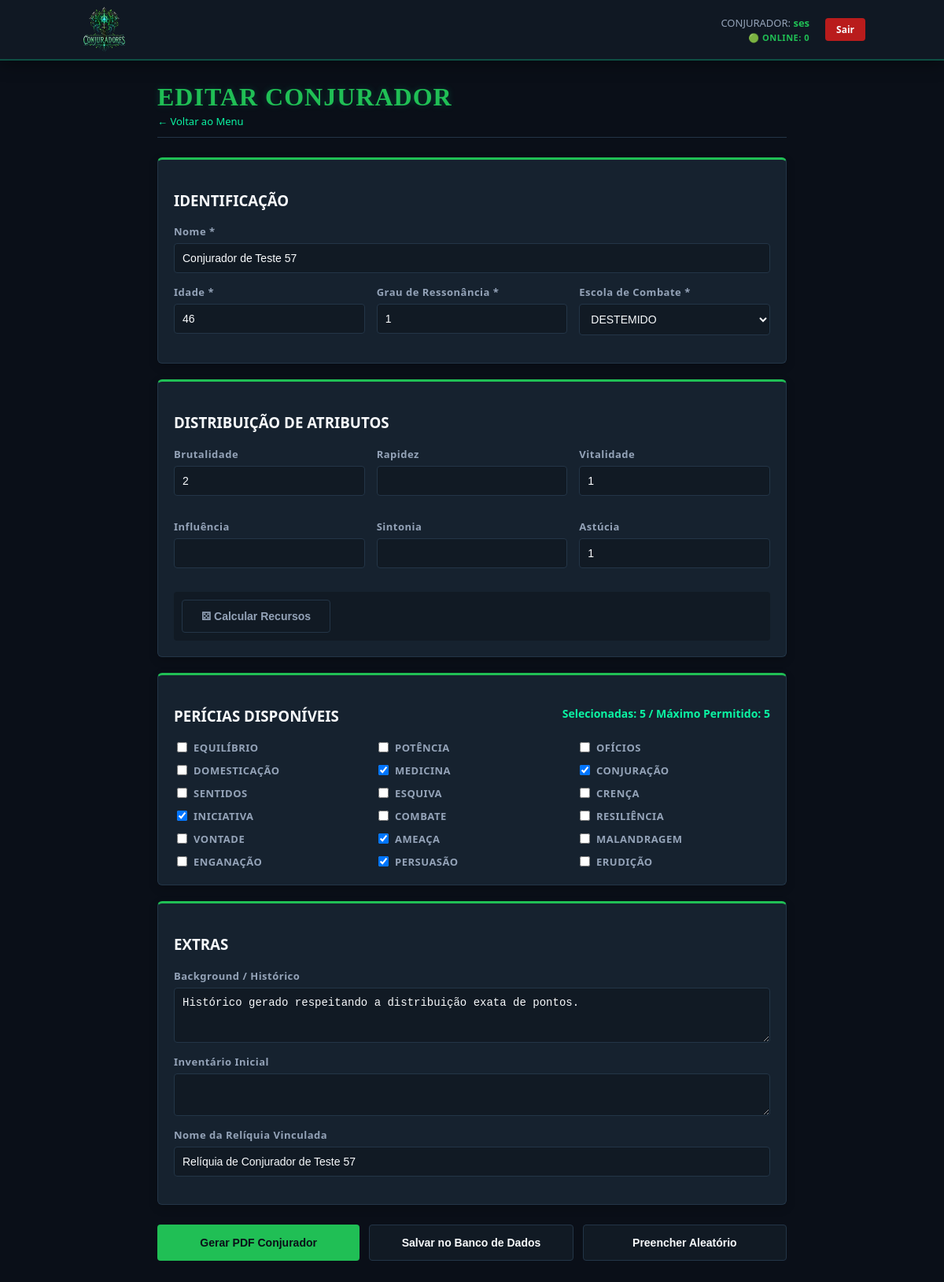
Screenshot of /edit/conjurador/23 (signed in) with the database file from the repository.
### tables this page shows
CREATE TABLE usuarios (
                id INTEGER PRIMARY KEY AUTOINCREMENT,
                username TEXT UNIQUE NOT NULL,
                password TEXT NOT NULL
            , last_active TIMESTAMP);

CREATE TABLE conjuradores (
                id INTEGER PRIMARY KEY AUTOINCREMENT,
                usuario_id INTEGER NOT NULL DEFAULT 1,
                nome TEXT NOT NULL, idade INTEGER, grau INTEGER, escola TEXT,
                brutalidade INTEGER, astucia INTEGER, sintonizacao INTEGER,
                vitalidade INTEGER, sinto_atrib INTEGER, pericias TEXT,
                passiva_escola TEXT, vida_max INTEGER, conexao_max INTEGER,
                reliquia TEXT, historio TEXT
            );

### controllers/sheet_controller.py (the view)
@sheet_bp.route('/edit/<sheet_type>/<int:entity_id>')
@login_required
def edit_entity(sheet_type, entity_id):
    if sheet_type not in ['conjurador', 'conjuracao', 'familiar', 'reliquia']:
        return "Not Found", 404
    entity = CharacterModel.get_entity_by_id(sheet_type, entity_id)
    if not entity:
        return f"{sheet_type.capitalize()} não encontrado(a)", 404
    if 'usuario_id' in entity.keys() and entity['usuario_id'] != current_user.id:
        abort(403)
    return render_template(f'{sheet_type}.html', constants=constants, sheet_type=sheet_type, entity=entity)

### app.py (called while the page is built)
@app.before_request
def update_user_activity():
    if current_user.is_authenticated:
        conn = sqlite3.connect('database.db')
        cursor = conn.cursor()
        cursor.execute("UPDATE usuarios SET last_active = ? WHERE id = ?",
                       (datetime.now(), current_user.id))
        conn.commit()
        conn.close()

@app.after_request
def add_header(response):
    response.headers["Cache-Control"] = "no-cache, no-store, must-revalidate"
    response.headers["Pragma"] = "no-cache"
    response.headers["Expires"] = "0"
    return response

@login_manager.user_loader
def load_user(user_id):
    return Usuario.get_by_id(int(user_id))

### models/character.py (called while the page is built)
    @staticmethod
    def get_entity_by_id(sheet_type, entity_id):
        tabelas = {"conjuracao": "conjuracoes", "conjurador": "conjuradores", "familiar": "familiares", "reliquia": "reliquias"}
        conn = sqlite3.connect(DB_PATH)
        conn.row_factory = sqlite3.Row
        cursor = conn.cursor()
        cursor.execute(f"SELECT * FROM {tabelas[sheet_type]} WHERE id = ?", (entity_id,))
        row = cursor.fetchone()
        conn.close()
        return row

### models/user.py (called while the page is built)
    @staticmethod
    def get_by_id(user_id):
        conn = sqlite3.connect('database.db')
        cursor = conn.cursor()
        cursor.execute("SELECT id, username, password FROM usuarios WHERE id = ?", (user_id,))
        row = cursor.fetchone()
        conn.close()
        return Usuario(row[0], row[1], row[2]) if row else None

### templates/conjurador.html (shortened to what this page needs)
{% extends 'base.html' %}
{% block content %}
<div class="header">
    <h1>{% if entity %}EDITAR CONJURADOR{% else %}FICHA DE CONJURADOR{% endif %}</h1>
    <a href="/" class="link-voltar">← Voltar ao Menu</a>
</div>
<form id="sheetForm" action="{% if entity %}/save_and_process/{{ sheet_type }}/{{ entity.id }}{% else %}/save_and_process/{{ sheet_type }}{% endif %}" method="POST">
    <div class="card">
        <h3>IDENTIFICAÇÃO</h3>
        <div class="form-group">
            <label>Nome *</label>
            <input type="text" name="NOME" id="NOME" value="{{ entity.nome if entity else (entity.NOME if entity else '') }}" required>
        </div>
        <div class="grid-3">
            <div class="form-group">
                <label>Idade *</label>
                <input type="number" name="IDADE" id="IDADE" value="{{ entity.idade if entity else (entity.IDADE if entity else '20') }}" required>
            </div>
            <div class="form-group">
                <label>Grau de Ressonância *</label>
                <input type="number" name="GRAU" id="GRAU" value="{{ entity.grau if entity else (entity.GRAU if entity else '1') }}" required onchange="calculateResources()">
            </div>
            <div class="form-group">
                <label>Escola de Combate *</label>
                <select name="ESCOLA" id="ESCOLA" required onchange="document.getElementById('escola_hidden').value = this.value;">
                    {% for e in constants.ESCOLAS %}
                    <option value="{{ e }}" {% if entity and (entity.escola == e or entity.ESCOLA == e) %}selected{% endif %}>{{ e }}</option>
                    {% endfor %}
                </select>
            </div>
        </div>
    </div>
    <div class="card">
        <h3>DISTRIBUIÇÃO DE ATRIBUTOS</h3>
        <div class="grid-3">
            <div class="form-group"><label>Brutalidade</label><input type="number" class="attr-input" name="BRUTALIDADE" id="BRUTALIDADE" value="{{ entity.brutalidade if entity else (entity.BRUTALIDADE if entity else '1') }}" min="0" max="3"></div>
            <div class="form-group"><label>Rapidez</label><input type="number" class="attr-input" name="RAPIDEZ" id="RAPIDEZ" value="{{ entity.rapidez if entity else (entity.RAPIDEZ if entity else '1') }}" min="0" max="3"></div>
            <div class="form-group"><label>Vitalidade</label><input type="number" class="attr-input" name="VITALIDADE" id="VITALIDADE" value="{{ entity.vitalidade if entity else (entity.VITALIDADE if entity else '1') }}" min="0" max="3" onchange="calculateResources()"></div>
            <div class="form-group"><label>Influência</label><input type="number" class="attr-input" name="INFLUÊNCIA" id="INFLUÊNCIA" value="{{ entity.influencia if entity else (entity.INFLUÊNCIA if entity else '1') }}" min="0" max="3"></div>
            <div class="form-group">
    <label>Sintonia</label>
    <input type="number" class="attr-input" name="SINTONIA" id="SINTONIA" value="{{ entity.sintonia if entity else (entity.SINTONIA if entity else '1') }}" min="0" max="3" onchange="calculateResources()">
</div>
            <div class="form-group"><label>Astúcia</label><input type="number" class="attr-input" name="ASTÚCIA" id="ASTÚCIA" value="{{ entity.astucia if entity else (entity.ASTÚCIA if entity else '1') }}" min="0" max="3" onchange="updatePericiasCount()"></div>
        </div>
        <div class="resource-box">
            <button type="button" class="btn btn-secondary" onclick="calculateResources()">⚄ Calcular Recursos</button>
        </div>
    </div>
    <div class="card">
        <h3>PERÍCIAS DISPONÍVEIS <span id="periciasCount" class="pericias-count"></span></h3>
        <div class="checkbox-group">
            {% for p in constants.PERICIAS_DISP %}
            <div class="checkbox-item">
                <input type="checkbox" name="pericias" value="{{ p }}" id="p_{{ p }}" onchange="validatePericiasLimit(this)"
                {% if entity and (p in entity.pericias or (entity.PERICIAS and p in entity.PERICIAS)) %}checked{% endif %}>
                <label for="p_{{ p }}">{{ p }}</label>
            </div>
            {% endfor %}
        </div>
    </div>
    <div class="card">
        <h3>EXTRAS</h3>
        <div class="form-group"><label>Background / Histórico</label><textarea name="BACKGROUND" id="BACKGROUND" rows="3">{{ entity.historio if entity else (entity.BACKGROUND if entity else '') }}</textarea></div>
        <div class="form-group"><label>Inventário Inicial</label><textarea name="INVENTARIO" id="INVENTARIO" rows="2">{{ entity.inventario if entity else (entity.INVENTARIO if entity else '') }}</textarea></div>
        <div class="form-group"><label>Nome da Relíquia Vinculada</label><input type="text" name="RELIQUIA" id="RELIQUIA" value="{{ entity.reliquia if entity else (entity.RELIQUIA if entity else '') }}"></div>
    </div>
    <div class="form-actions-group">
        <button type="button" class="btn" onclick="submeterFormulario('pdf')">Gerar PDF Conjurador</button>
        <button type="button" class="btn btn-secondary" onclick="submeterFormulario('database')">Salvar no Banco de Dados</button>
        <button type="button" class="btn btn-secondary" onclick="activateTestMode()">Preencher Aleatório</button>
    </div>
</form>
{% endblock %}

### templates/base.html (shortened to what this page needs)
<!DOCTYPE html>
<html lang="pt-br">
    <head>
        <link rel="stylesheet" href="{{ url_for('static', filename='css/style.css') }}">
    </head>
    <body>
        <nav class="main-navbar">
            <div class="nav-container">
                <a href="/" class="nav-logo-link">
                    <img src="{{ url_for('static', filename='logo_conjuradores.png') }}" alt="Logo Conjuradores" class="nav-logo">
                </a>
                <div class="nav-right-side">
                    <div class="nav-status-info">
                        {% if current_user.is_authenticated %}
                            <p class="nav-user-label">CONJURADOR: <strong>{{ current_user.username }}</strong></p>
                        {% else %}
                            <p class="nav-user-label visitor">Modo Visitante</p>
                        {% endif %}
                        <span class="nav-online-count">🟢 ONLINE: <span id="user-count">0</span></span>
                    </div>
                    <div class="nav-auth-actions">
                        {% if current_user.is_authenticated %}
                            <a href="{{ url_for('auth.logout') }}" class="btn-nav btn-nav-danger">Sair</a>
                        {% else %}
                            <a href="{{ url_for('auth.login') }}" class="btn-nav btn-nav-primary">Entrar</a>
                            <a href="{{ url_for('auth.register') }}" class="btn-nav btn-nav-secondary">Registrar</a>
                        {% endif %}
                    </div>
                </div>
            </div>
        </nav>
        <div class="container">
            {% block content %}{% endblock %}
        </div>
    </body>
</html>

### static/css/style.css (style rules this page uses)
:root { --bg: #0a0f18; --panel: #111a24; --card: #16222f; --border: #233547; --accent: #20bf55; --accent2: #0bf4a3; --text: #f8fafc; --muted: #94a3b8; }
body { background: var(--bg); color: var(--text); font-family: 'Segoe UI', sans-serif; margin: 0; padding: 0; }
.main-navbar { position: fixed; top: 0; left: 0; width: 100%; height: 75px; background-color: rgba(17, 26, 36, 0.95); backdrop-filter: blur(10px); border-bottom: 2px solid rgba(11, 244, 163, 0.25); box-shadow: 0 4px 20px rgba(0, 0, 0, 0.4); z-index: 9999; }
.nav-container { max-width: 1000px; margin: 0 auto; height: 100%; display: flex; align-items: center; justify-content: space-between; padding: 0 20px; }
.nav-logo-link { display: flex; align-items: center; height: 100%; }
.nav-logo { height: 65px; width: auto; transition: transform 0.3s ease; }
.nav-right-side { display: flex; align-items: center; gap: 20px; }
.nav-status-info { display: flex; flex-direction: column; align-items: flex-end; text-align: right; }
.nav-user-label { margin: 0; font-size: 13px; color: var(--muted); }
.nav-user-label strong { color: var(--accent); }
.nav-online-count { font-size: 11px; color: var(--accent); font-weight: bold; margin-top: 2px; letter-spacing: 0.5px; }
.nav-auth-actions { display: flex; gap: 8px; }
.btn-nav { padding: 6px 14px; font-size: 12px; font-weight: bold; border-radius: 4px; text-decoration: none; cursor: pointer; transition: all 0.2s; }
.btn-nav-danger { background: #b91c1c; color: #f8fafc; border: none; }
.container { max-width: 800px; margin: 105px auto 40px auto; padding: 0 20px; }
.header { border-bottom: 1px solid var(--border); padding-bottom: 10px; margin-bottom: 25px; }
.header h1 { color: var(--accent); font-family: 'Georgia', serif; margin: 0; letter-spacing: 1px; text-shadow: 0 0 10px rgba(11, 244, 163, 0.2); }
.card { background: var(--card); border: 1px solid var(--border); border-top: 3px solid var(--accent); padding: 20px; margin-bottom: 20px; border-radius: 6px; box-shadow: 0 4px 12px rgba(0,0,0,0.2); }
.form-group { margin-bottom: 15px; display: flex; flex-direction: column; }
label { font-weight: bold; margin-bottom: 6px; color: var(--muted); font-size: 13px; letter-spacing: 0.5px; }
input, select, textarea { background: var(--panel); color: var(--text); border: 1px solid var(--border); padding: 10px; border-radius: 4px; font-size: 14px; box-sizing: border-box; transition: border-color 0.2s, box-shadow 0.2s; }
input[type="text"], input[type="number"], select, textarea { width: 100%; }
.btn { background: var(--accent); color: var(--bg); font-weight: bold; border: none; padding: 12px 24px; cursor: pointer; border-radius: 4px; font-size: 14px; transition: all 0.2s; }
.btn-secondary { background: var(--panel); color: var(--muted); border: 1px solid var(--border); margin-right: 10px; }
.grid-3 { display: grid; grid-template-columns: repeat(3, 1fr); gap: 15px; }
.checkbox-group { display: grid; grid-template-columns: repeat(3, 1fr); gap: 10px; }
.checkbox-item { display: flex; align-items: center; font-size: 13px; }
.checkbox-item input { margin-right: 8px; width: auto !important; height: auto !important; }
.checkbox-item label { margin: 0; }
.form-actions-group { display: flex; gap: 12px; margin-top: 25px; width: 100%; }
.form-actions-group .btn { flex: 1; padding: 14px 16px; font-size: 14px; text-align: center; white-space: nowrap; }
.form-actions-group .btn-secondary { background: var(--panel); color: var(--text); border: 1px solid var(--border); margin: 0; }
.link-voltar { color: var(--accent2); text-decoration: none; font-size: 13px; }
.resource-box { margin-top: 15px; background: var(--panel); padding: 10px; border-radius: 4px; }
.pericias-count { font-size: 14px; color: var(--accent2); float: right; }

### rows the page displays
usuarios: username "ses"
conjuradores: NOME "Conjurador de Teste 57", IDADE "46", GRAU "1", ESCOLA "DESTEMIDO", BRUTALIDADE "2", VITALIDADE "1", ASTÚCIA "1", pericias "☑" "☑" "☑" "☑" "☑", BACKGROUND "Histórico gerado respeitando a distribuição exata de pontos.", RELIQUIA "Relíquia de Conjurador de Teste 57"

### other values shown
{{ p }} "EQUILÍBRIO" "POTÊNCIA" "OFÍCIOS" "DOMESTICAÇÃO" "MEDICINA" "CONJURAÇÃO" "SENTIDOS" "ESQUIVA" "CRENÇA" "INICIATIVA" "COMBATE" "RESILIÊNCIA" "VONTADE" "AMEAÇA" "MALANDRAGEM" "ENGANAÇÃO" "PERSUASÃO" "ERUDIÇÃO"
